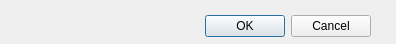
<?xml version="1.0" encoding="UTF-8"?>
<ui version="4.0">
 <class>addRuleDialog</class>
 <widget class="QDialog" name="addRuleDialog">
  <property name="geometry">
   <rect>
    <x>0</x>
    <y>0</y>
    <width>396</width>
    <height>44</height>
   </rect>
  </property>
  <property name="windowTitle">
   <string>Add Rule</string>
  </property>
  <widget class="QDialogButtonBox" name="buttonBox">
   <property name="geometry">
    <rect>
     <x>30</x>
     <y>10</y>
     <width>341</width>
     <height>32</height>
    </rect>
   </property>
   <property name="orientation">
    <enum>Qt::Horizontal</enum>
   </property>
   <property name="standardButtons">
    <set>QDialogButtonBox::Cancel|QDialogButtonBox::Ok</set>
   </property>
  </widget>
 </widget>
 <resources/>
 <connections>
  <connection>
   <sender>buttonBox</sender>
   <signal>accepted()</signal>
   <receiver>addRuleDialog</receiver>
   <slot>accept()</slot>
   <hints>
    <hint type="sourcelabel">
     <x>248</x>
     <y>254</y>
    </hint>
    <hint type="destinationlabel">
     <x>157</x>
     <y>274</y>
    </hint>
   </hints>
  </connection>
  <connection>
   <sender>buttonBox</sender>
   <signal>rejected()</signal>
   <receiver>addRuleDialog</receiver>
   <slot>reject()</slot>
   <hints>
    <hint type="sourcelabel">
     <x>316</x>
     <y>260</y>
    </hint>
    <hint type="destinationlabel">
     <x>286</x>
     <y>274</y>
    </hint>
   </hints>
  </connection>
 </connections>
</ui>
